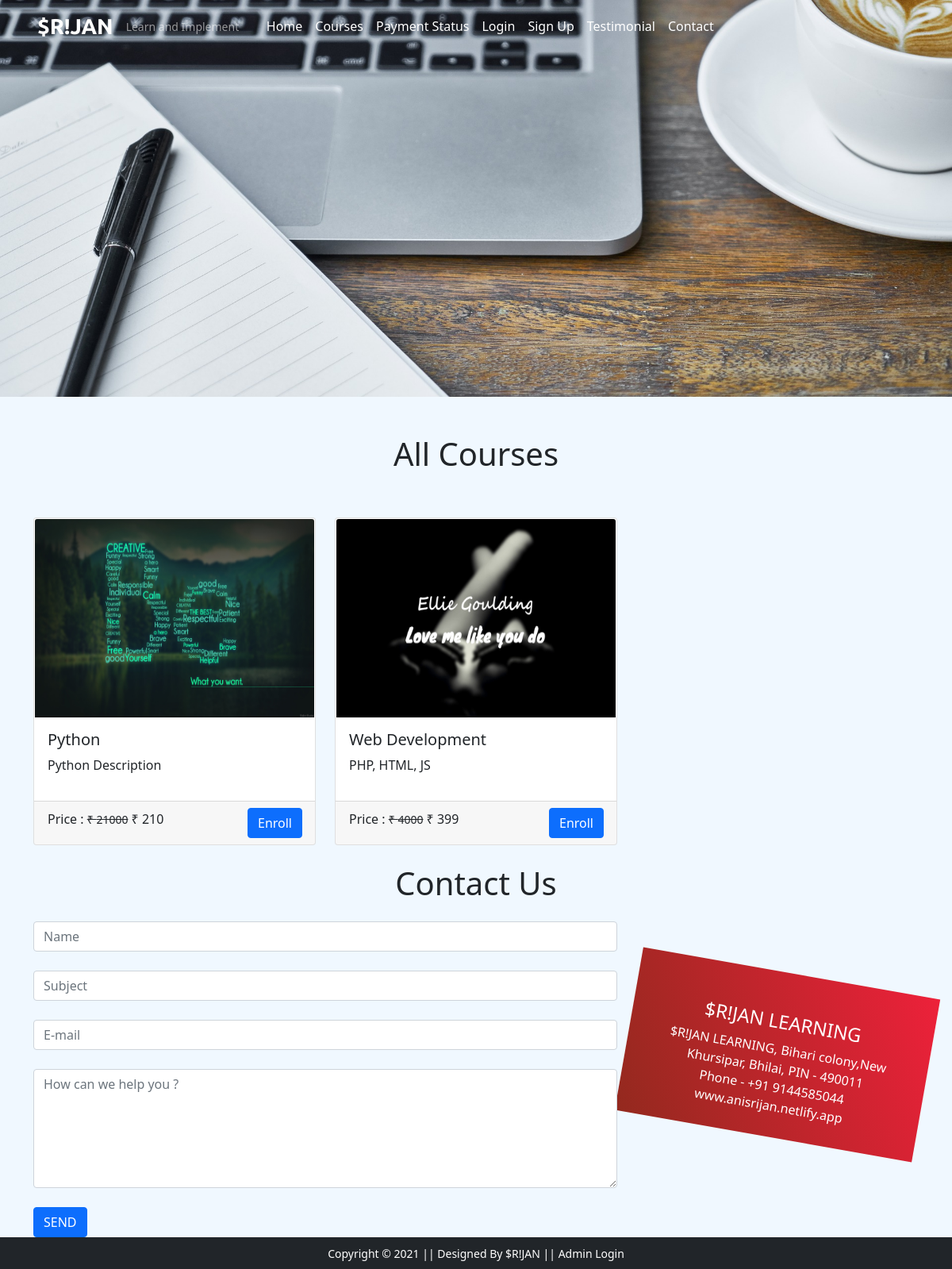
Screenshot of /courses with the database file from the repository.
### tables this page shows
CREATE TABLE `course` (
  `course_id` int(11) NOT NULL,
  `course_name` varchar(255) NOT NULL,
  `course_desc` text NOT NULL,
  `course_author` varchar(255) NOT NULL,
  `course_img` text NOT NULL,
  `course_duration` text NOT NULL,
  `course_price` int(11) NOT NULL,
  `course_original_price` int(11) NOT NULL
);

### includes.php (called while the page is built, shortened)
<?php
	include_once 'config/dbconfig.php';
	include_once 'config/generalconfig.php';
	include_once 'controller/srijan_controller.php';
	$srijan = new anisrijan($db);
	$userdetails = $srijan->user_info($_SESSION['useremail']);
	$usertype=$userdetails['user_type'];
?>

### controller/srijan_controller.php (called while the page is built, shortened)
<?php
class anisrijan{
	private $db;
	public function __construct($db)
	{
		$this->db = $db;
	}
	public function user_info($email)
	{
		$query = mysqli_query($this->db,"SELECT user_name, user_type FROM user WHERE user_email='$email'") or die(mysqli_error($this->db));
		if ($query) {
			$row=mysqli_fetch_array($query,MYSQLI_ASSOC);
			return $row;
		}else{
			return false;
		}
	}
	public function fetch_all_courses(){
		$query = mysqli_query($this->db,"SELECT * FROM course") or die(mysqli_error($this->db));
		if ($query) {
			while ($row=mysqli_fetch_array($query,MYSQLI_ASSOC)) {
				$data[]=$row;
			}
			return $data;
		}
	}
}
?>

### config/generalconfig.php (called while the page is built)
<?php
	$base_url = "http://localhost/SRIJAN_LEARNING/";
?>

### view/srijan_all_courses.php (the view)
<div class="container-fluid bg-dark">
	<div class="row">
		<img src="<?php echo $base_url;?>assets/images/courseBanner.jpg" alt="courses" style="height: 500px;width: 100%;object-fit: cover;box-shadow: 10px;padding: 0px;">
	</div>
</div>
<div class="container mt-5">
	<h1 class="text-center">All Courses</h1>
	<?php
		$courses = $srijan->fetch_all_courses();
	?>
	<div class="row">
		<?php
			foreach ($courses as $data) {
		?>
		<div class="card-deck mt-4 col-md-4 col-sm-6 col-12">
				<a href="#" class="btn" style="text-align: left;padding: 0px;margin: 0px;">
					<div class="card">
						<img src="<?php echo $data['course_img'];?>" height="250px" class="card-img-top" alt="Guitar" />
						<div class="card-body">
							<h5><?php echo $data['course_name'];?></h5>
							<p><?php echo $data['course_desc'];?></p>
						</div>
						<div class="card-footer">
							<p class="card-text d-inline">
								Price : <small><del>&#8377 <?php echo $data['course_original_price'];?></del></small> <span class="font-weight-bolder">&#8377 <?php echo $data['course_price'];?></span>
							</p>
							<a class="btn btn-primary text-white font-weight-bolder float-right" href="<?php echo $base_url;?>course-details/<?php echo $data['course_id'];?>">Enroll</a>
						</div>
					</div>
				</a>
			</div>
		<?php
			}
		?>
	</div>
</div>
<?php
	include_once('view/srijan_contact_form.php')
?>

### index.php (shortened to what this page needs)
<?php
    include_once 'includes.php';
?>
<!DOCTYPE html>
<html>
<head>
	<?php
		if($usertype == "admin"){
			include_once 'admin_title.php';
       		include_once 'admin_pluggins_header.php';
		}else{
       		include_once 'pluggins_header.php';
		}
    ?>
</head>
<body>
	<?php
		if($usertype == "admin"){
			if ($_GET['page']=="home" || $_GET['page']=="") {
		    	include_once 'view/admin_dashboard.php';
		    }elseif ($_GET['page']=="courses") {
		   		include_once 'view/admin_courses.php';
		    }elseif ($_GET['page']=="addCourse") {
		   		include_once 'view/admin_addCourse.php';
		    }elseif ($_GET['page']=="editCourse") {
		   		include_once 'view/admin_editCourse.php';
		    }elseif ($_GET['page']=="students") {
		   		include_once 'view/admin_students.php';
		    }elseif ($_GET['page']=="addNewStudent") {
		   		include_once 'view/admin_addNewStudent.php';
		    }elseif ($_GET['page']=="editStudentDetail") {
		   		include_once 'view/admin_editStudentDetail.php';
		    }elseif ($_GET['page']=="lessons") {
		   		include_once 'view/admin_lessons.php';
		    }elseif ($_GET['page']=="addLesson") {
		   		include_once 'view/admin_addLesson.php';
		    }elseif ($_GET['page']=="editLesson") {
		   		include_once 'view/admin_editLesson.php';
		    }elseif ($_GET['page']=="changePassword") {
		   		include_once 'view/admin_changePassword.php';
		    }elseif ($_GET['page']=="feedback") {
		   		include_once 'view/admin_feedback.php';
		    }elseif ($_GET['page']=="logout") {
		   		include_once 'view/logout.php';
		    }
		}else{
			include_once 'header.php';
	    	if ($_GET['page']=="home" || $_GET['page']=="") {
		    	include_once 'view/srijan_home.php';
		    }elseif ($_GET['page']=="courses") {
		   		include_once 'view/srijan_all_courses.php';
		    }elseif ($_GET['page']=="payment-status") {
		   		include_once 'view/srijan_payment_status.php';
		    }elseif ($_GET['page']=="course-details") {
		   		include_once 'view/srijan_course_detail.php';
		    }elseif ($_GET['page']=="payment-page-response") {
		   		include_once 'PaytmKit/pgResponse.php';
		    }elseif ($_GET['page']=="checkout") {
		   		include_once 'view/srijan_login_or_signup.php';
		    }elseif ($_GET['page']=="logout") {
		   		include_once 'view/logout.php';
		    }
		   	else{
		   		include_once 'view/mvps_error_404.php';
		    }
		   	include_once 'footer.php';
		}
	   	?>
</body>
</html>

### pluggins_header.php (shortened to what this page needs)
<link rel="stylesheet" type="text/css" href="<?php echo $base_url;?>assets/css/bootstrap.min.css">
<link rel="stylesheet" type="text/css" href="<?php echo $base_url;?>assets/css/all.min.css">
<link rel="stylesheet" type="text/css" href="<?php echo $base_url;?>assets/css/style.css">
<link rel='stylesheet' href='<?php echo $base_url;?>assets/css/owl.carousel.min.css'>

### header.php (shortened to what this page needs)
<nav class="navbar navbar-expand-sm navbar-dark fixed-top">
    <div class="container-fluid">
        <a class="navbar-brand" href="<?php echo $base_url;?>">$R!JAN</a>
        <small class="navbar-text">Learn and Implement</small>
        <div class="collapse navbar-collapse" id="navbarNavAltMarkup">
            <ul class="navbar-nav custom-nav">
                <li class="nav-item custom-nav-item"><a href="<?php echo $base_url;?>" class="nav-link">Home</a></li>
                <li class="nav-item custom-nav-item"><a href="<?php echo $base_url;?>courses" class="nav-link">Courses</a></li>
                <li class="nav-item custom-nav-item"><a href="<?php echo $base_url;?>payment-status" class="nav-link">Payment Status</a></li>
                <?php
                    if(isset($_SESSION['is_login'])) {
                ?>
                <li class="nav-item custom-nav-item"><a href="<?php echo $base_url;?>student-profile" class="nav-link">My Profile</a></li>
                <li class="nav-item custom-nav-item"><a href="<?php echo $base_url;?>logout" class="nav-link">Logout</a></li>
                <?php
                    }else{
                ?>
                <li class="nav-item custom-nav-item"><a href="#" data-toggle="modal" data-target="#StudentLoginModal" class="nav-link">Login</a></li>
                <li class="nav-item custom-nav-item"><a href="#" data-toggle="modal" data-target="#StudentRegstrationModal" class="nav-link">Sign Up</a></li>
                <?php
                    }
                ?>
                <li class="nav-item custom-nav-item"><a href="<?php echo $base_url;?>" class="nav-link">Testimonial</a></li>
                <li class="nav-item custom-nav-item"><a href="<?php echo $base_url;?>" class="nav-link">Contact</a></li>
            </ul>
        </div>
    </div>
</nav>

### view/srijan_contact_form.php
<div class="container mt-4" id="contact">
	<h1 class="text-center mb-4">Contact Us</h1>
	<div class="row">
		<div class="col-md-8">
			<form action="" method="post">
				<input type="text" class="form-control" name="name" placeholder="Name"><br>
				<input type="text" class="form-control" name="subject" placeholder="Subject"><br>
				<input type="email" class="form-control" name="email" placeholder="E-mail"><br>
				<textarea class="form-control" name="message" placeholder="How can we help you ?" style="height: 150px;"></textarea><br>
				<input type="submit" class="btn btn-primary" value="SEND" name="submit">
			</form>
		</div>
		<div class="col-md-4 stripe text-white text-center">
			<h4>$R!JAN LEARNING</h4>
			<p>
				$R!JAN LEARNING,
				Bihari colony,New Khursipar,
				Bhilai, PIN - 490011<br>
				Phone - +91 9144585044<br>
				www.anisrijan.netlify.app
			</p>
		</div>
	</div>
</div>

### footer.php (shortened to what this page needs)
<footer class="container-fluid bg-dark text-center p-2">
	<small class="text-white">Copyright &copy; 2021 || Designed By $R!JAN || <a data-toggle="modal" data-target="#AdminLoginModal">Admin Login</a></small>
</footer>

### assets/css/style.css (style rules this page uses)
.navbar-brand { font-family: 'Ubuntu', sans-serif; font-size: 1.7em; font-weight: bold; color: #fff; padding-left: 3%; }
.navbar-text { text-overflow: ellipsis; white-space: nowrap; }
.custom-nav { padding-left: 3%; }
.custom-nav .custom-nav-item a { color: #fff !important; }
.float-right { float: right; }
.stripe { background-image: linear-gradient(240deg, #ed213a, #93291e); padding: 3rem; height: 13rem; margin-top: 4rem; transform: rotate(10deg); z-index: -5; }
body { background: aliceblue; }

### rows the page displays
course: course_img (picture), course_name "Python", course_desc "Python Description", course_original_price "21000", course_price "210"
course: course_img (picture), course_name "Web Development", course_desc "PHP, HTML, JS", course_original_price "4000", course_price "399"
